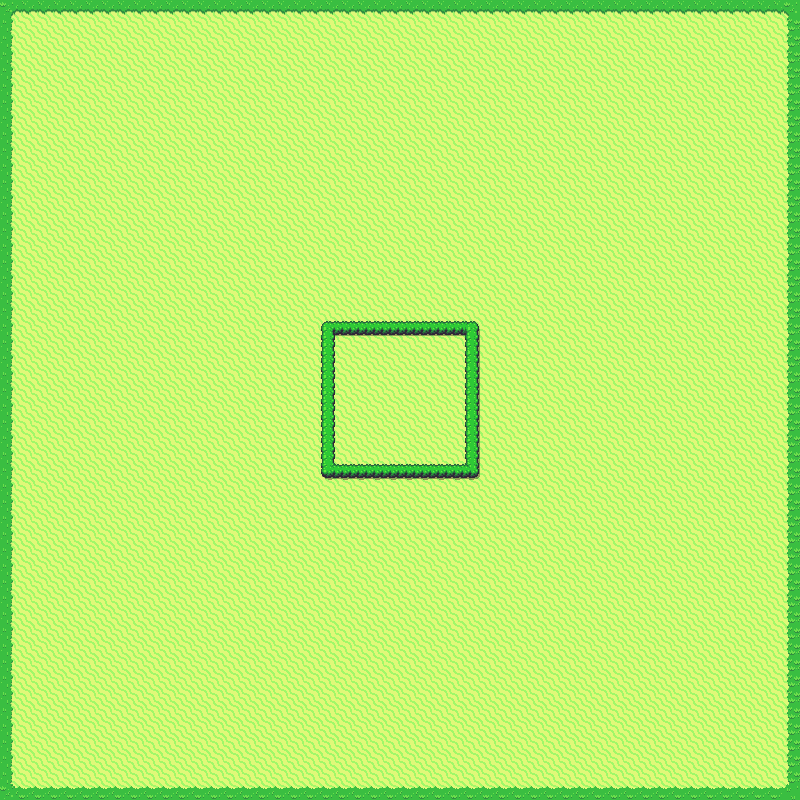

This game map was drawn from its Tiled (.tmx) file and the tilesets committed beside it. A one-line description and the trimmed map source follow:
An orthogonal 50x50 tile map with 16x16 px tiles, 2 tile layers (Tile Layer 1, Tile Layer 2).

<map version="1.10" tiledversion="1.10.2" orientation="orthogonal" renderorder="right-down" width="50" height="50" tilewidth="16" tileheight="16" infinite="0" nextlayerid="3" nextobjectid="1">
 <tileset firstgid="1" source="Overworld.tsx" />
 <layer id="1" name="Tile Layer 1" width="50" height="50">
  <data>[2500 cells, 2500 non-empty, 9 distinct tile ids]</data>
 </layer>
 <layer id="2" name="Tile Layer 2" width="50" height="50">
  <data>[2500 cells, 36 non-empty, 8 distinct tile ids]</data>
 </layer>
</map>
